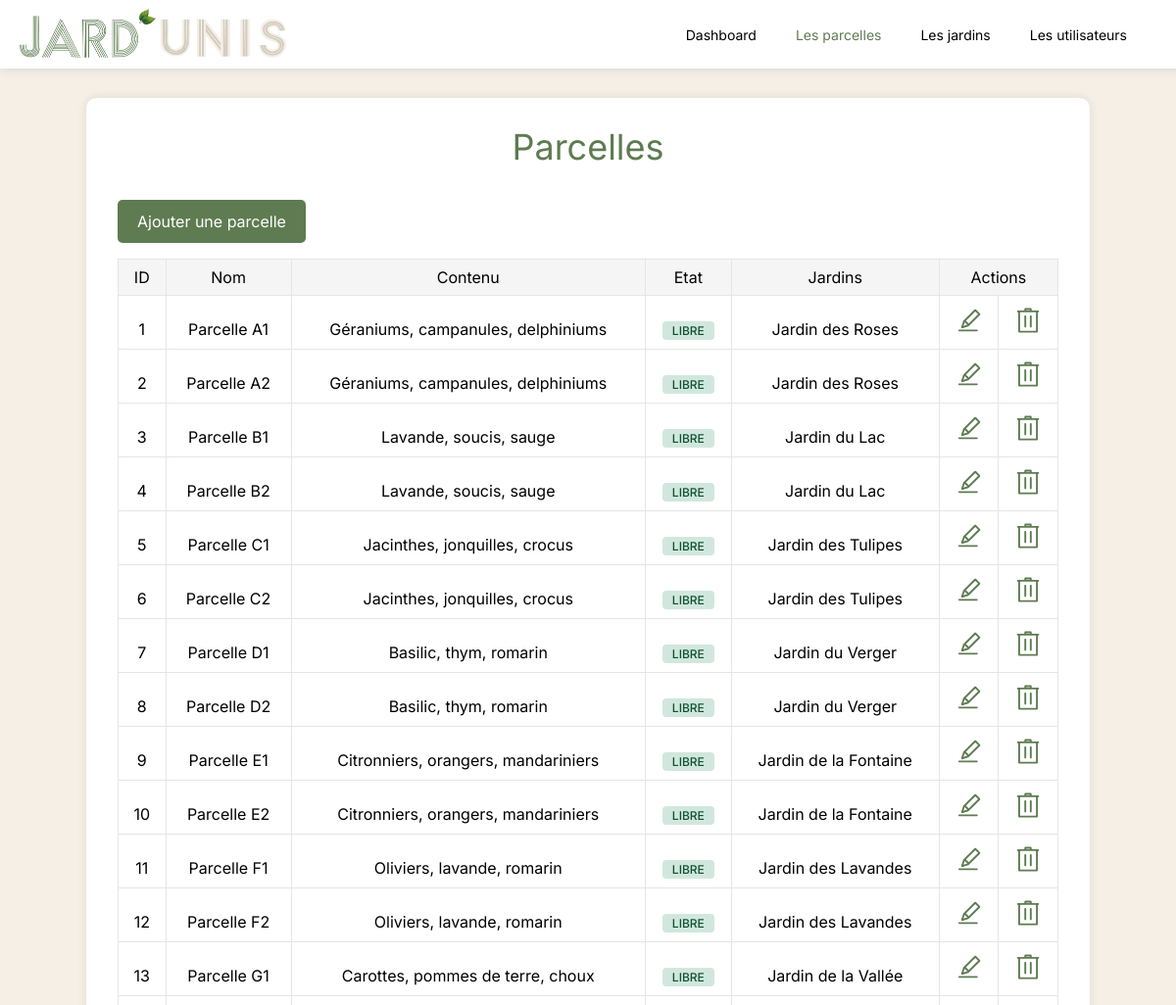
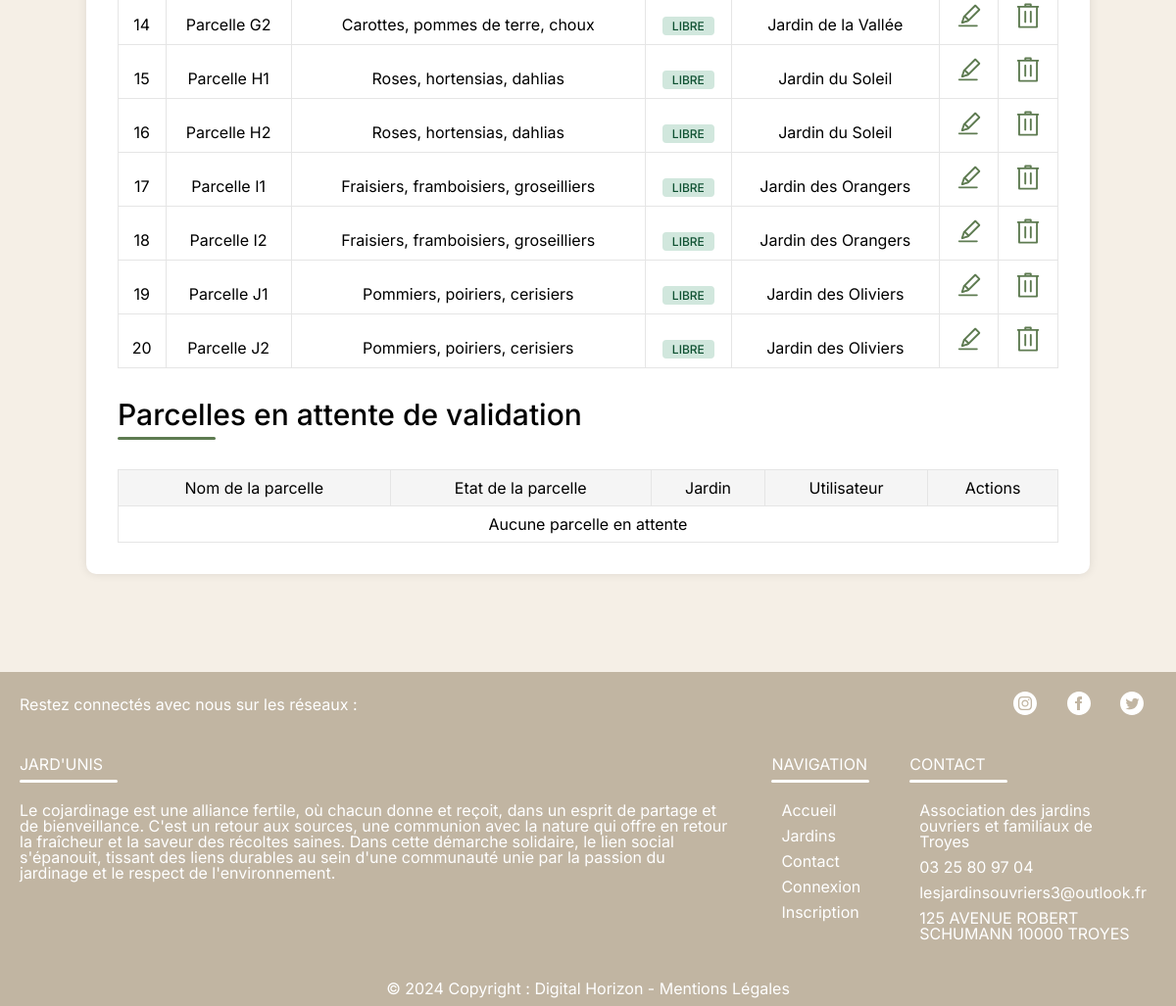
The page /admin/parcelles/tableParcelles.php on the database its author committed (2 pictures, top to bottom).
### tables this page shows
CREATE TABLE `parcelles` (
  `parcelle_id` int(11) NOT NULL,
  `parcelle_nom` varchar(100) NOT NULL,
  `parcelle_content` varchar(50) NOT NULL,
  `parcelle_etat` varchar(10) NOT NULL,
  `parcelle_reservation` int(11) DEFAULT NULL,
  `_jardin_id` int(11) NOT NULL,
  `_user_id` int(255) NOT NULL
);

CREATE TABLE `jardins` (
  `jardin_id` int(11) NOT NULL,
  `jardin_nom` varchar(50) NOT NULL,
  `jardin_desc` varchar(1000) NOT NULL,
  `jardin_surface` int(11) NOT NULL,
  `jardin_nbParcelles` int(11) NOT NULL,
  `jardin_adr` varchar(100) NOT NULL,
  `jardin_ville` varchar(50) NOT NULL,
  `jardin_coordLat` varchar(10) NOT NULL,
  `jardin_coordLong` varchar(10) NOT NULL,
  `jardin_photo` varchar(50) NOT NULL DEFAULT 'default_jardins.png',
  `jardin_maps` varchar(100) NOT NULL,
  `jardin_infoTerre` varchar(100) NOT NULL,
  `_user_id` int(11) NOT NULL
);

### admin/parcelles/tableParcelles.php (the view, shortened to what this page needs)
<?php
require '../../model/connectBD.php';
require '../../composants/head.php';
require '../../composants/headerAdmin.php';
?>
<div class="container-dashboard">
    <h1>Parcelles</h1>
    <a class="profile-action-link" href="formParcelleAdmin.php">Ajouter une parcelle</a>
    <div class="block-tempParcelles">
        <table border="1">
            <tr>
                <th>ID</th>
                <th>Nom</th>
                <th>Contenu</th>
                <th>Etat</th>
                <th>Jardins</th>
                <th colspan="2">Actions</th>
            </tr>
            <?php
            $req = $bd->query("SELECT * FROM parcelles");
            $parcelles = $req->fetchAll(PDO::FETCH_ASSOC);
            foreach ($parcelles as $parcelle) {
                if ($parcelle['parcelle_etat'] === 'ATTENTE') {
                    $etatcss = 'attente';
                } elseif ($parcelle['parcelle_etat'] === 'LIBRE') {
                    $etatcss = 'libre';
                } elseif ($parcelle['parcelle_etat'] === 'RESERVE') {
                    $etatcss = 'reserve';
                }
                echo '<tr>';
                echo '<td>' . $parcelle['parcelle_id'] . '</td>';
                echo '<td>' . $parcelle['parcelle_nom'] . '</td>';
                echo '<td>' . $parcelle['parcelle_content'] . '</td>';
                echo '<td><span class="badge-table '.$etatcss.'">'. $parcelle['parcelle_etat'] .'</span></td>';
                $query = "SELECT * FROM jardins WHERE jardin_id = '" . $parcelle['_jardin_id'] . "'";
                $req = $bd->query($query);
                $jardins = $req->fetchAll();
                echo '<td>'. $jardins[0]['jardin_nom'] . '</td>';
                echo '<td><a href="modifParcelles.php?parcelles=' . $parcelle['parcelle_id'] . '"><svg clip-rule="evenodd" fill="currentColor" stroke-linejoin="round" stroke-miterlimit="2" viewBox="0 0 24 24" xmlns="http://www.w3.org/2000/svg">
    <path d="m19 20.25c0-.402-.356-.75-.75-.75-2.561 0-11.939 0-14.5 0-.394 0-.75.348-.75.75s.356.75.75.75h14.5c.394 0 .75-.348.75-.75zm-7.403-3.398 9.124-9.125c.171-.171.279-.423.279-.684 0-.229-.083-.466-.28-.662l-3.115-3.104c-.185-.185-.429-.277-.672-.277s-.486.092-.672.277l-9.143 9.103c-.569 1.763-1.555 4.823-1.626 5.081-.02.075-.029.15-.029.224 0 .461.349.848.765.848.511 0 .991-.189 5.369-1.681zm-3.27-3.342 2.137 2.137-3.168 1.046zm.955-1.166 7.651-7.616 2.335 2.327-7.637 7.638z" fill-rule="nonzero"/>
</svg></a></td>';
                echo '<td><a onclick="openModalParcelle()" href="#" ><svg clip-rule="evenodd" fill="currentColor" stroke-linejoin="round" stroke-miterlimit="2" viewBox="0 0 24 24" xmlns="http://www.w3.org/2000/svg">
    <path d="m4.015 5.494h-.253c-.413 0-.747-.335-.747-.747s.334-.747.747-.747h5.253v-1c0-.535.474-1 1-1h4c.526 0 1 .465 1 1v1h5.254c.412 0 .746.335.746.747s-.334.747-.746.747h-.254v15.435c0 .591-.448 1.071-1 1.071-2.873 0-11.127 0-14 0-.552 0-1-.48-1-1.071zm14.5 0h-13v15.006h13zm-4.25 2.506c-.414 0-.75.336-.75.75v8.5c0 .414.336.75.75.75s.75-.336.75-.75v-8.5c0-.414-.336-.75-.75-.75zm-4.5 0c-.414 0-.75.336-.75.75v8.5c0 .414.336.75.75.75s.75-.336.75-.75v-8.5c0-.414-.336-.75-.75-.75zm3.75-4v-.5h-3v.5z" fill-rule="nonzero"/>
</svg></a></td>';
                echo '</tr>';
            }
            ?>
        </table>
    </div>
    <br><br>
    <h2>Parcelles en attente de validation</h2>
    <hr>
    <div class="block-tempParcelles">
        <table>
            <thead>
            <tr>
                <th>Nom de la parcelle</th>
                <th>Etat de la parcelle</th>
                <th>Jardin</th>
                <th>Utilisateur</th>
                <th colspan="2">Actions</th>
            </tr>
            </thead>
            <tbody>
            <?php
            $req = $bd->query("SELECT * FROM parcelles WHERE parcelle_etat = 'ATTENTE'");
            $parcelles = $req->fetchAll(PDO::FETCH_ASSOC);
            if (empty($parcelles)) {
                echo '<tr><td colspan="5">Aucune parcelle en attente</td></tr>';
            }
            ?>
            </tbody>
        </table>
    </div>
</div>
<?php
require('../../composants/footer.php');
?>

### src/assets/css/style.css (style rules this page uses)
html, body, div, span, applet, object, iframe, h1, h2, h3, h4, h5, h6, p, blockquote, pre, a, abbr, acronym, address, big, cite, code, del, dfn, em, img, ins, kbd, q, s, samp, small, strike, strong, sub, sup, tt, var, b, u, i, center, dl, dt, dd, ol, ul, li, fieldset, form, label, legend, table, caption, tbody, tfoot, thead, tr, th, td, article, aside, canvas, details, embed, figure, figcaption, footer, header, hgroup, menu, nav, output, ruby, section, summary, time, mark, audio, video { margin: 0; padding: 0; border: 0; font-size: 100%; font: inherit; vertical-align: baseline; }
body { line-height: 1; }
table { border-collapse: collapse; border-spacing: 0; }
body { font-family: "Inter", sans-serif; background-color: #f5efe6; }
h1 { text-align: center; font-size: 36px; color: #5E7B51; margin-bottom: 50px; }
h2 { font-size: 30px; font-weight: 500; }
hr { width: 100px; margin-left: 0; height: 3px; background-color: #5E7B51; border-radius: 5px; border: 0; margin-bottom: 20px; }
html, body { height: 100%; margin: 0; }
a { color: #5E7B51; }
svg { width: 30px; }
.profile-action-link { padding: 12px 20px; background-color: #5E7B51; color: #fff; text-align: center; border-radius: 5px; transition: background-color 0.3s; text-decoration: none; }
table th, table td { border: solid black 1px; }
.container-dashboard { min-height: 100vh; max-width: 1200px; width: 80%; margin: 100px auto; padding: 2rem; background-color: white; border-radius: 10px; box-shadow: 0 0 10px rgba(0,0,0,.1); overflow-x: scroll; }
.block-tempParcelles, .block-tempJardins, .block-tempUsers { margin-top: 30px; width: 100%; max-width: 1200px; }
.block-tempParcelles a, .block-tempJardins a, .block-tempUsers a { color: #5E7B51; text-decoration: none; }
.block-tempParcelles svg, .block-tempJardins svg, .block-tempUsers svg { width: 30px; }
.block-tempParcelles table, .block-tempJardins table, .block-tempUsers table { width: 100%; border-collapse: collapse; }
.block-tempParcelles table th, .block-tempJardins table th, .block-tempUsers table th { background-color: #f5f5f5; }
.block-tempParcelles table th, .block-tempParcelles table td, .block-tempJardins table th, .block-tempJardins table td, .block-tempUsers table th, .block-tempUsers table td { padding: 10px; border: 1px solid #e5e5e5; text-align: center; }
.badge-table { font-family: 'Inter',sans-serif; border-collapse: collapse; text-align: center; padding-top: .125rem; padding-bottom: .125rem; padding-left: .625rem; padding-right: .625rem; border-radius: .25rem; font-size: 12px; line-height: 1rem; font-weight: 500; }
.libre { color: #0F5132; background-color: #D1E7DD; }
.badge-table { font-family: 'Inter', sans-serif; border-collapse: collapse; text-align: center; padding-top: .125rem; padding-bottom: .125rem; padding-left: .625rem; padding-right: .625rem; border-radius: .25rem; font-size: 12px; line-height: 1rem; font-weight: 500; }

### rows shown on the page
parcelles: parcelle_id "1", parcelle_nom "Parcelle A1", parcelle_content "Géraniums, campanules, delphiniums", parcelle_etat "LIBRE", jardins.jardin_nom "Jardin des Roses"
parcelles: parcelle_id "2", parcelle_nom "Parcelle A2", parcelle_content "Géraniums, campanules, delphiniums", parcelle_etat "LIBRE", jardins.jardin_nom "Jardin des Roses"
parcelles: parcelle_id "3", parcelle_nom "Parcelle B1", parcelle_content "Lavande, soucis, sauge", parcelle_etat "LIBRE", jardins.jardin_nom "Jardin du Lac"
parcelles: parcelle_id "4", parcelle_nom "Parcelle B2", parcelle_content "Lavande, soucis, sauge", parcelle_etat "LIBRE", jardins.jardin_nom "Jardin du Lac"
parcelles: parcelle_id "5", parcelle_nom "Parcelle C1", parcelle_content "Jacinthes, jonquilles, crocus", parcelle_etat "LIBRE", jardins.jardin_nom "Jardin des Tulipes"
parcelles: parcelle_id "6", parcelle_nom "Parcelle C2", parcelle_content "Jacinthes, jonquilles, crocus", parcelle_etat "LIBRE", jardins.jardin_nom "Jardin des Tulipes"
parcelles: parcelle_id "7", parcelle_nom "Parcelle D1", parcelle_content "Basilic, thym, romarin", parcelle_etat "LIBRE", jardins.jardin_nom "Jardin du Verger"
parcelles: parcelle_id "8", parcelle_nom "Parcelle D2", parcelle_content "Basilic, thym, romarin", parcelle_etat "LIBRE", jardins.jardin_nom "Jardin du Verger"
parcelles: parcelle_id "9", parcelle_nom "Parcelle E1", parcelle_content "Citronniers, orangers, mandariniers", parcelle_etat "LIBRE", jardins.jardin_nom "Jardin de la Fontaine"
parcelles: parcelle_id "10", parcelle_nom "Parcelle E2", parcelle_content "Citronniers, orangers, mandariniers", parcelle_etat "LIBRE", jardins.jardin_nom "Jardin de la Fontaine"
parcelles: parcelle_id "11", parcelle_nom "Parcelle F1", parcelle_content "Oliviers, lavande, romarin", parcelle_etat "LIBRE", jardins.jardin_nom "Jardin des Lavandes"
parcelles: parcelle_id "12", parcelle_nom "Parcelle F2", parcelle_content "Oliviers, lavande, romarin", parcelle_etat "LIBRE", jardins.jardin_nom "Jardin des Lavandes"
parcelles: parcelle_id "13", parcelle_nom "Parcelle G1", parcelle_content "Carottes, pommes de terre, choux", parcelle_etat "LIBRE", jardins.jardin_nom "Jardin de la Vallée"
parcelles: parcelle_id "14", parcelle_nom "Parcelle G2", parcelle_content "Carottes, pommes de terre, choux", parcelle_etat "LIBRE", jardins.jardin_nom "Jardin de la Vallée"
parcelles: parcelle_id "15", parcelle_nom "Parcelle H1", parcelle_content "Roses, hortensias, dahlias", parcelle_etat "LIBRE", jardins.jardin_nom "Jardin du Soleil"
parcelles: parcelle_id "16", parcelle_nom "Parcelle H2", parcelle_content "Roses, hortensias, dahlias", parcelle_etat "LIBRE", jardins.jardin_nom "Jardin du Soleil"
parcelles: parcelle_id "17", parcelle_nom "Parcelle I1", parcelle_content "Fraisiers, framboisiers, groseilliers", parcelle_etat "LIBRE", jardins.jardin_nom "Jardin des Orangers"
parcelles: parcelle_id "18", parcelle_nom "Parcelle I2", parcelle_content "Fraisiers, framboisiers, groseilliers", parcelle_etat "LIBRE", jardins.jardin_nom "Jardin des Orangers"
parcelles: parcelle_id "19", parcelle_nom "Parcelle J1", parcelle_content "Pommiers, poiriers, cerisiers", parcelle_etat "LIBRE", jardins.jardin_nom "Jardin des Oliviers"
parcelles: parcelle_id "20", parcelle_nom "Parcelle J2", parcelle_content "Pommiers, poiriers, cerisiers", parcelle_etat "LIBRE", jardins.jardin_nom "Jardin des Oliviers"
